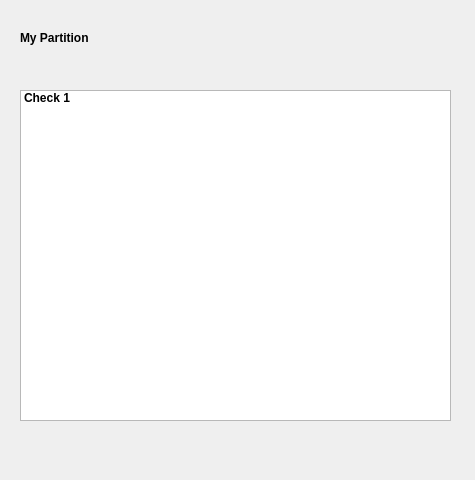
<?xml version="1.0" encoding="UTF-8"?>
<ui version="4.0">
 <class>widget</class>
 <widget class="QWidget" name="widget">
  <property name="geometry">
   <rect>
    <x>0</x>
    <y>0</y>
    <width>475</width>
    <height>480</height>
   </rect>
  </property>
  <property name="font">
   <font>
    <pointsize>9</pointsize>
    <weight>75</weight>
    <bold>true</bold>
   </font>
  </property>
  <property name="windowTitle">
   <string>Partition</string>
  </property>
  <widget class="QLabel" name="label">
   <property name="geometry">
    <rect>
     <x>20</x>
     <y>30</y>
     <width>201</width>
     <height>16</height>
    </rect>
   </property>
   <property name="text">
    <string>My Partition</string>
   </property>
  </widget>
  <widget class="QListWidget" name="listWidget">
   <property name="geometry">
    <rect>
     <x>20</x>
     <y>90</y>
     <width>431</width>
     <height>331</height>
    </rect>
   </property>
   <item>
    <property name="text">
     <string>Check 1</string>
    </property>
   </item>
  </widget>
 </widget>
 <resources/>
 <connections/>
</ui>
